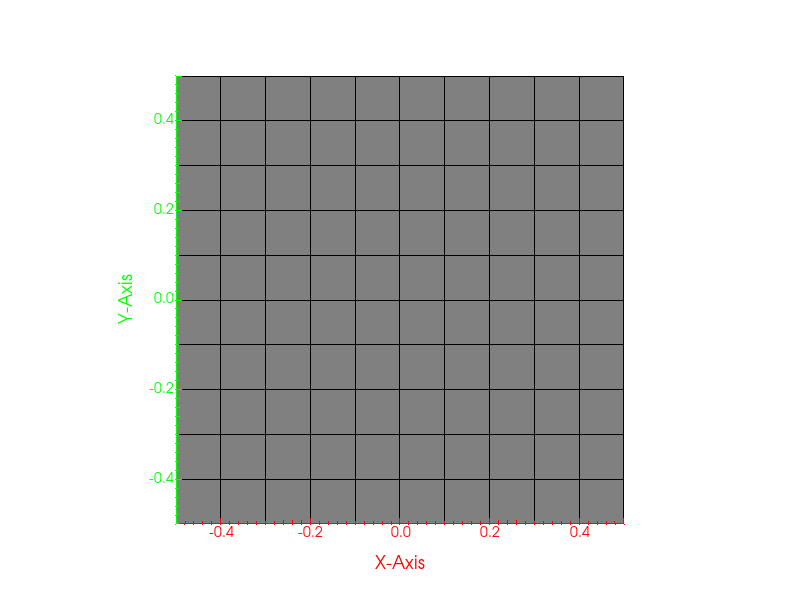

Source code (Python):
#!/usr/bin/env python

# Test vtkCubeAxesActor in 2D mode with a plane source.

import vtkmodules.vtkInteractionStyle  # noqa: F401
import vtkmodules.vtkRenderingFreeType  # noqa: F401
import vtkmodules.vtkRenderingOpenGL2  # noqa: F401

from vtkmodules.vtkFiltersSources import vtkPlaneSource
from vtkmodules.vtkRenderingAnnotation import vtkCubeAxesActor
from vtkmodules.vtkRenderingCore import (
    vtkActor,
    vtkPolyDataMapper,
    vtkRenderWindow,
    vtkRenderWindowInteractor,
    vtkRenderer,
)

# Source
plane_source = vtkPlaneSource()
plane_source.SetXResolution(10)
plane_source.SetYResolution(10)

# Plane actor (filled)
plane_mapper = vtkPolyDataMapper()
plane_mapper.SetInputConnection(plane_source.GetOutputPort())
plane_mapper.SetResolveCoincidentTopologyToPolygonOffset()

plane_actor = vtkActor()
plane_actor.SetMapper(plane_mapper)
plane_actor.GetProperty().SetColor(0.5, 0.5, 0.5)

# Edge actor (wireframe)
edge_mapper = vtkPolyDataMapper()
edge_mapper.SetInputConnection(plane_source.GetOutputPort())
edge_mapper.SetRelativeCoincidentTopologyLineOffsetParameters(0, 2)

edge_actor = vtkActor()
edge_actor.SetMapper(edge_mapper)
edge_actor.GetProperty().SetColor(0.0, 0.0, 0.0)
edge_actor.GetProperty().SetRepresentationToWireframe()

# Renderer
renderer = vtkRenderer()
renderer.SetBackground(1.0, 1.0, 1.0)

# Cube axes actor in 2D mode
axes = vtkCubeAxesActor()
axes.SetBounds(-0.5, 0.5, -0.5, 0.5, 0.0, 0.0)
axes.SetCornerOffset(0.0)
axes.SetXAxisVisibility(True)
axes.SetYAxisVisibility(True)
axes.SetZAxisVisibility(False)
axes.SetUse2DMode(True)
axes.SetEnableDistanceLOD(False)
axes.SetEnableViewAngleLOD(False)

# Red for X axis
axes.GetXAxesLinesProperty().SetColor(1.0, 0.0, 0.0)
axes.GetTitleTextProperty(0).SetColor(1.0, 0.0, 0.0)
axes.GetLabelTextProperty(0).SetColor(1.0, 0.0, 0.0)

# Green for Y axis
axes.GetYAxesLinesProperty().SetColor(0.0, 1.0, 0.0)
axes.GetTitleTextProperty(1).SetColor(0.0, 1.0, 0.0)
axes.GetLabelTextProperty(1).SetColor(0.0, 1.0, 0.0)

renderer.AddActor(plane_actor)
renderer.AddActor(edge_actor)
renderer.AddActor(axes)

# Render window
render_window = vtkRenderWindow()
render_window.AddRenderer(renderer)
render_window.SetWindowName("cube axes2d mode")
render_window.SetMultiSamples(0)
render_window.SetSize(800, 600)

# Interactor
interactor = vtkRenderWindowInteractor()
interactor.SetRenderWindow(render_window)

# Scene
renderer.GetActiveCamera().SetFocalPoint(0.0, 0.0, 0.0)
renderer.GetActiveCamera().SetPosition(0.0, 0.0, 2.5)
axes.SetCamera(renderer.GetActiveCamera())

interactor.Initialize()
interactor.Start()
